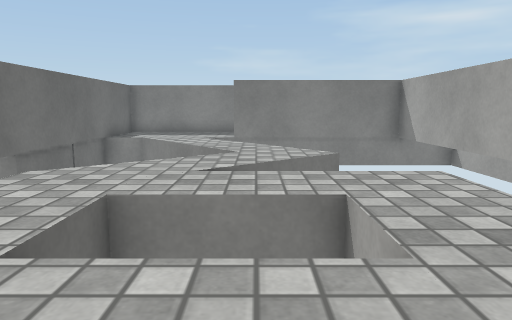
view 1 (above)

18 first-person views from a walk through a Unity game level. The camera is 0.51 m above the floor, tilts 8° down and sees 70° across. The floor is counted in squares, 0.5 m on a side. Each view is taken from the middle of a square. On the plan, view 1 faces up. The plan holds only what a view shows up to about 13 squares ahead; the rest is blank. The place goes on beyond the plan. The player is left out. Surface patterns are stand-ins for the level's own textures.

view 2
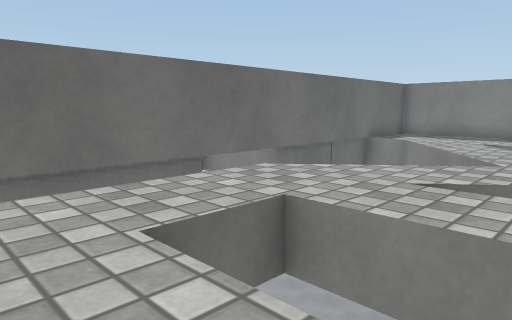

view 3
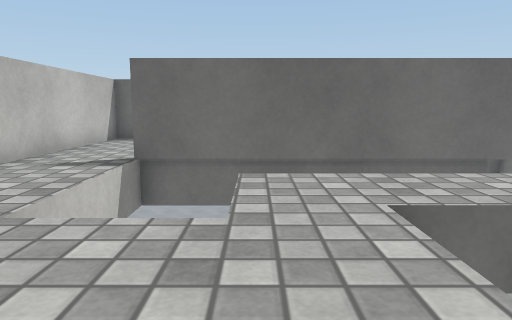

view 4
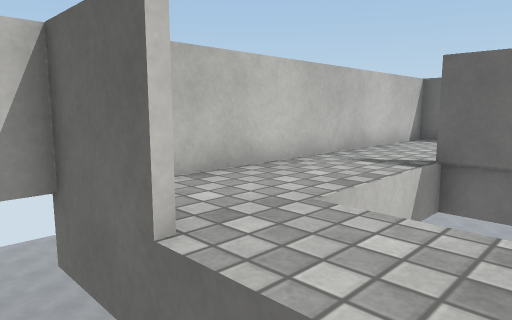

view 5
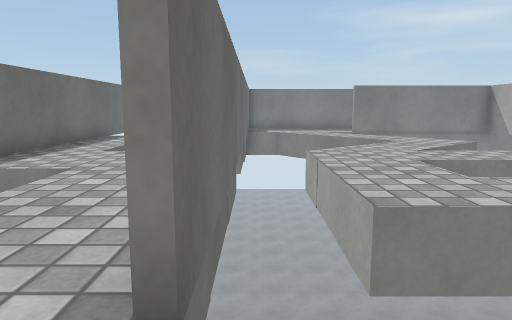

view 6
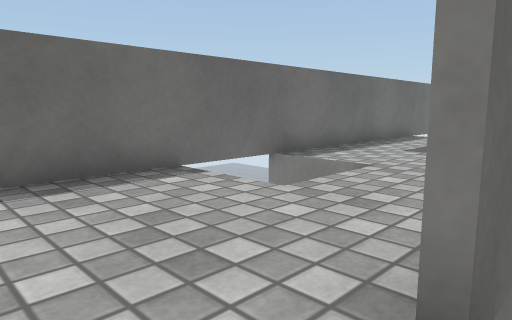

view 7
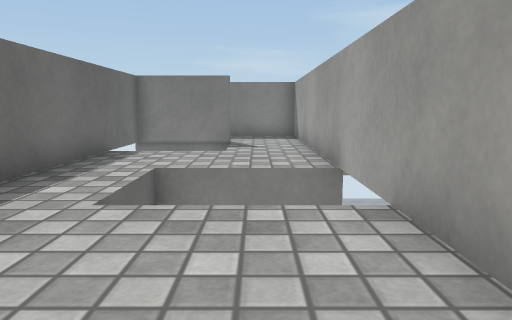

view 8
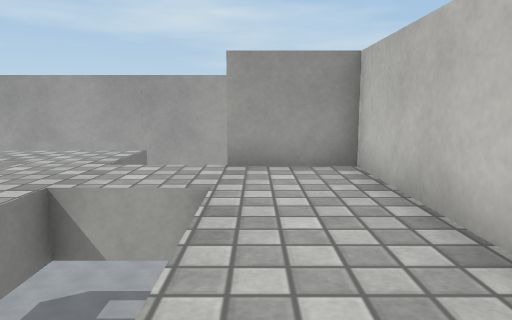

view 9
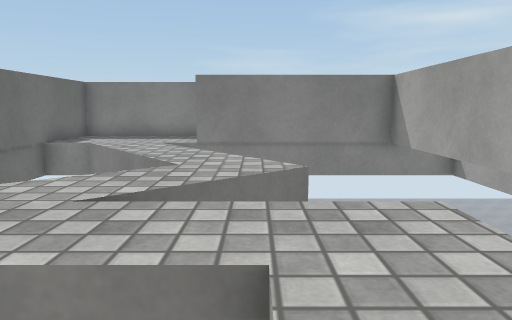

view 10
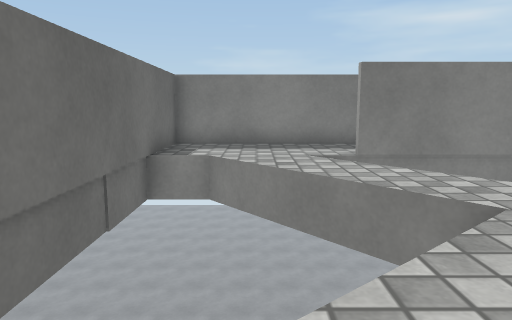

view 11
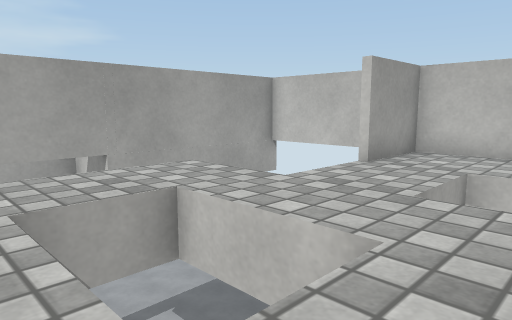

view 12
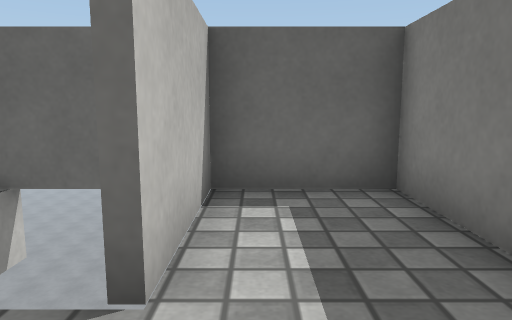

view 13
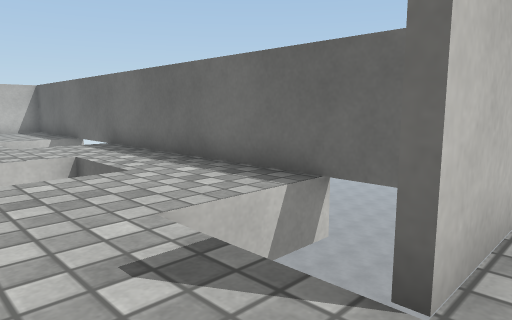

view 14
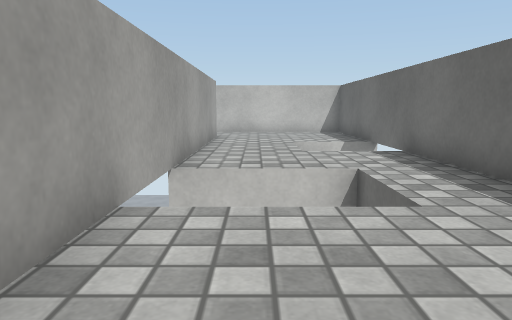

view 15
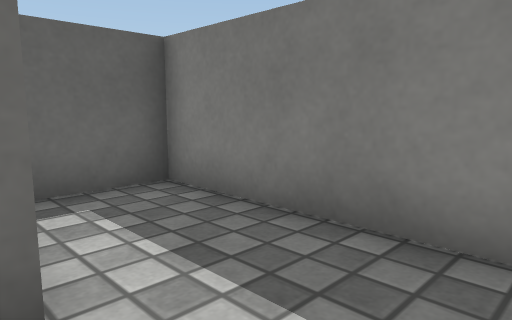

view 16
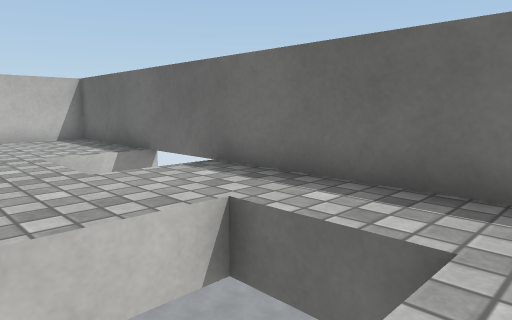

view 17
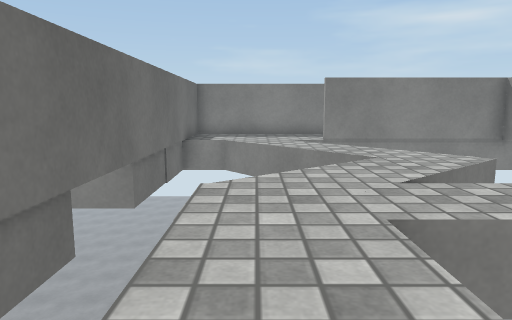

view 18
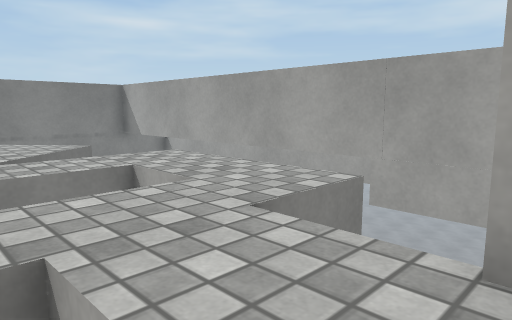

### Floor plan
Key: @ floor where view 1 was taken; # wall or solid block; . floor; v drop or lower ground; O other object.
Columns run from 11 left of view 1 to 5 right of it. Each row starts with its distance up from view 1.
 16 v###########
 15 #.....#.....
 14 #.....#....
 13 ####..#v...######
 12 #   .O#vv.v     v
 11 #vvv..# v..v    v
 10 #.....#  v..v   v
  9 #.....#   v..v  v
  8 #..vvvv  vv..v  v
  7 #     v v..vv   v
  6 #..vvvvv...vvvv v
  5 #.....#v......v v
  4 #.....#v.vvvv.v v
  3 #vvv..#v.v  v.v v
  2 #   .O#v......v v
  1 #vvv..#v......v #
  0 #.....#   .@v   #
 -1 #.....vvvv..v   #
 -2 #...........#   #
 -3 #...........#   #
 -4 v###########vvvv#

Positions as (right, up) in squares from view 1, and headings:
1: (0, 0), facing up
2: (1, 1), facing up-left
3: (2, 1), facing left
4: (2, 1), facing down-left
5: (-5, -3), facing up
6: (-5, -3), facing up-left
7: (-7, 2), facing up
8: (-6, -2), facing right
9: (1, 2), facing up
10: (-3, 5), facing up
11: (-3, 5), facing down-right
12: (-6, 14), facing left
13: (-6, 14), facing down-left
14: (-7, 12), facing down
15: (-6, 13), facing up-left
16: (-6, 9), facing down-left
17: (-3, 1), facing up
18: (-2, -2), facing up-right
